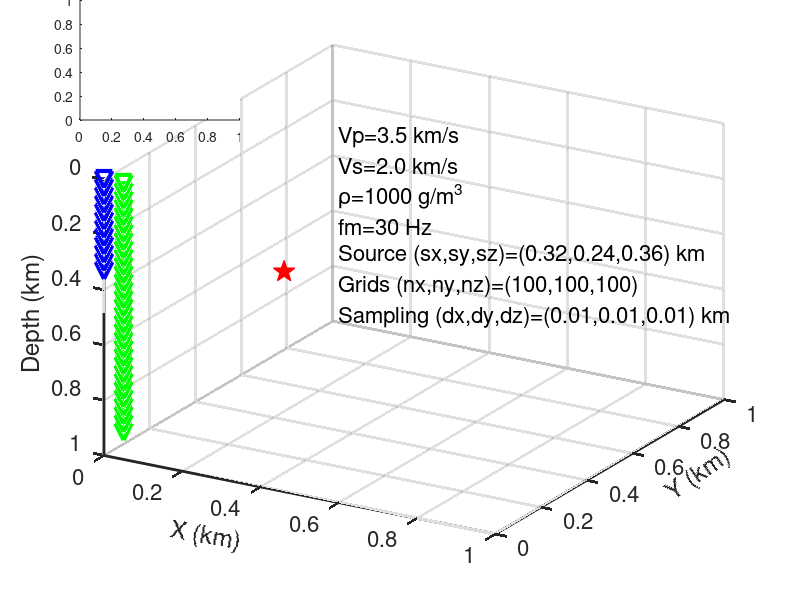

MATLAB code for this plot: (Note: this script raises an error after producing the figure.)
% Script to plot Figure 2
% BY Yangkang Chen
% 
% Initialized: Jan, 2022
% Revised:     Jan, 2023
% This script takes about 1-2 minutes
% 
%% Please first download the MATseisdl package
% svn co https://github.com/chenyk1990/MATseisdl/trunk MATseisdl

clc;clear;close all;

addpath(genpath('./MATseisdl'))
addpath(genpath('./subroutines'))

%
%% point 
x0=32*0.01;
y0=24*0.01;
z0=36*0.01;

%% line
y1=linspace(0.3,0.7,40);
x1=0.3*ones(size(y1));
z1=0.15*ones(size(x1));

[x2,y2]=meshgrid([0:0.1:1],[0:0.1:1]);

z2=0*ones(size(x2));

z2=[0:11]*0.03;
x2=0*ones(size(z2));
y2=0*ones(size(z2));

z22=[0:30]*0.03;
x22=0*ones(size(z22))+0.05;
y22=0*ones(size(z22));

figure('units','normalized','Position',[0.2 0.4 0.4, 0.5],'color','w');
plot3(y0,x0,z0,'rp','linewidth',1,'MarkerSize',16,'MarkerFaceColor','r');hold on;
xlabel('Y (km)','Fontsize',16,'Fontweight','normal');
ylabel('X (km)','Fontsize',16,'Fontweight','normal');
zlabel('Depth (km)','Fontsize',16,'Fontweight','normal');
set(gca,'Linewidth',2,'Fontsize',16,'Fontweight','normal');
view(gca,[-59.7 29.3991240875912]);
set(gca,'YDir','reverse');
set(gca,'ZDir','reverse');
grid on

% plot3(y1,x1,z1,'r-','linewidth',3);
% plot3(y1,x1,z1,'ro','linewidth',3,'MarkerSize',12);
xlim([0,1]);ylim([0,1]);zlim([0,1]);

plot3(y2,x2,z2,'bv','linewidth',3,'MarkerSize',12);
plot3(y22,x22,z22,'gv','linewidth',3,'MarkerSize',12);
% xlim([0,1]);ylim([0,1]);zlim([0,0.2]);

set(get(gca,'xlabel'),'rotation',35,'VerticalAlignment','middle')
set(get(gca,'ylabel'),'rotation',-10,'VerticalAlignment','top')

%% add text
text(0,0.6,{'Vp=3.5 km/s','Vs=2.0 km/s','\rho=1000 g/m^3','fm=30 Hz','Source (sx,sy,sz)=(0.32,0.24,0.36) km','Grids (nx,ny,nz)=(100,100,100)','Sampling (dx,dy,dz)=(0.01,0.01,0.01) km'},'color','k','Fontsize',16,'fontweight','normal');


a1=axes('Parent',gcf,'Position',[0.1,0.8,0.2,0.2]);
mm=[
 0,1,0,
 1,0,0,
 0,0,0];
M=[0,0,0,1,0,0];
Mw = 5.0;
dl_focalmech(M,0,0,Mw,'k','xyz');
axis equal
axis off
% scatter(x,y);box on;set(gca,'xticklabel',[]);ylabel('North (m)');set(gca,'Linewidth',1.5,'Fontsize',12);

% Create arrow
annotation(gcf,'arrow',[0.347 0.25],[0.565 0.811],'linewidth',2);


print(gcf,'-depsc','-r300','fig2.eps');
print(gcf,'-dpng','-r300','fig2.png');

